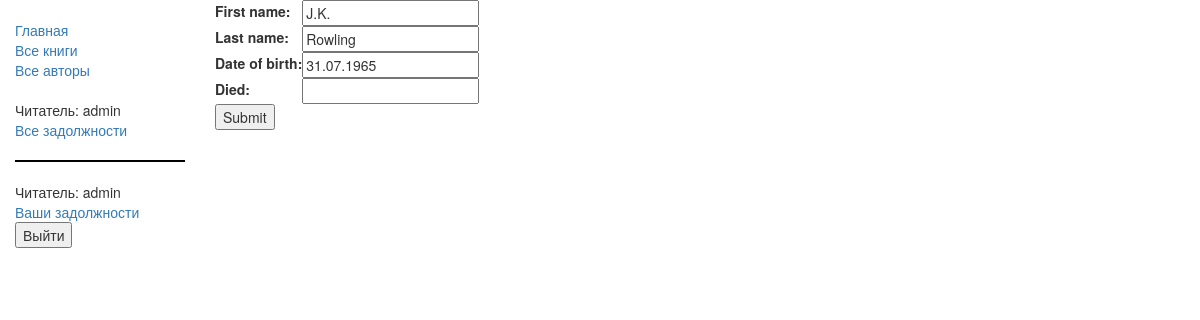
Screenshot of /catalog/author/1/update/ (signed in) with the database file from the repository.
### catalog/models.py (models this page shows, shortened)
class Author(models.Model):
    first_name = models.CharField(max_length=100)
    last_name = models.CharField(max_length=100)
    date_of_birth = models.DateField(null=True, blank=True)
    date_of_death = models.DateField('Died', null=True, blank=True)

### catalog/views.py (the view)
# urls.py: re_path(r'^author/(?P<pk>\d+)/update/$', views.AuthorUpdate.as_view(), name='author_update'),
class AuthorUpdate(UpdateView):
    model = Author
    fields = ['first_name','last_name','date_of_birth','date_of_death']

### catalog/templates/catalog/author_form.html (shortened to what this page needs)
{% extends "base_generic.html" %}
{% block content %}
  <form action="" method="post">
      <table>
      {{ form.as_table }}
      </table>
      <input type="submit" value="Submit" />
  </form>
{% endblock %}

### catalog/templates/base_generic.html (shortened to what this page needs)
    <!doctype html>
    <html lang="en">
      <head>
        <link
          rel="stylesheet"
          href="https://maxcdn.bootstrapcdn.com/bootstrap/3.3.7/css/bootstrap.min.css" />
        {% load static %}
        <link rel="stylesheet" type="text/css" href="{% static 'css/style.css' %}" />
      </head>
      <body>
        <div class="container-fluid">
          <div class="row">
            <div class="col-sm-2">
              {% block sidebar %}
                <ul class="sidebar-nav">
                  <li><a href="{% url 'index' %}">Главная</a></li>
                  <li><a href="{% url 'books' %}">Все книги</a></li>
                  <li><a href="{% url 'authors' %}">Все авторы</a></li>
                    <br>
                    <div class="sibebarUser">
                         {% if user.is_staff %}
                             <li>Читатель: {{ user.get_username }}</li>
                             <li><a href="{% url 'bib-borrowed' %}">Все задолжности</a></li>
                         {% endif %}
                    </div>
                    <br>
                 {% if user.is_authenticated %}
                     <li>Читатель: {{ user.get_username }}</li>
                     <li><a href="{% url 'my-borrowed' %}">Ваши задолжности</a></li>
                     <form action="{% url 'logout' %}" method="post">
                        <button class="dropdown-item" type="submit">Выйти</button>
                     </form>
                 {% else %}
                     <li><a href="{% url 'login'%}">Зайти</a></li>
                 {% endif %}
                </ul>
              {% endblock %}
            </div>
            <div class="col-sm-10 ">{% block content %}{% endblock %}</div>
          </div>
        </div>
      </body>
    </html>

### catalog/static/css/style.css (style rules this page uses)
.sidebar-nav { margin-top: 20px; padding: 0; list-style: none; }
.sibebarUser { padding-bottom: 20px; border-bottom: black solid 2px; }

### rows the page displays
Author: first_name "J.K.", last_name "Rowling", date_of_birth "31.07.1965"

### other values shown
{{ user.get_username }} "admin"
